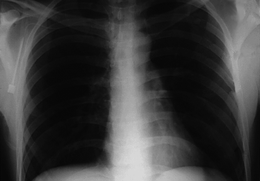
%> input picture PROJECT_13/Fig0459(a)(orig_chest_xray).tif, 260 x 181 px, shrunk from 596 x 416 before the run
$ octave PEDRO_MATIAS_PROJECT_13.m   (GNU Octave 9; MATLAB toolbox functions it lacks are replaced by stand-ins)
%> lines starting %> are read from the running program, lines starting %| are printed output that depends on the picture; in (x1, y1, x2, y2) boxes, pixels count from 0 and x2, y2 are one past the last pixel; in counts of white or black regions, pixels touching at a corner belong together; the program's own positions count from 1
### PROJECT_13/filtro_gaussiano_alto.m
function g = filtro_gaussiano_alto(f,Do)
%FILTRO_GAUSSIANO_ALTO Realiza a filtragem no dominio da frequencia
%   Aplica um filtro gaussiano passa-alta com Do

%   f = imagem a ser filtrada #1, D0
[M,N] = size(f);

M_new =2*M;
N_new =2*N;

%%%%%%%%%%%%%%%%%%%%%%%%%%%%%%%%%%%%%%%%%%%%%%%%%%%%%%%%%%%%%%%%%%%%%%%%%%%%%%
%% computa as coordenadas usadas em filtros centradas em (M/2,N/2)
%%%%%%%%%%%%%%%%%%%%%%%%%%%%%%%%%%%%%%%%%%%%%%%%%%%%%%%%%%%%%%%%%%%%%%%%%%%%%%

% fixando vetores de coordenadas
u = 0:(M_new - 1);
v = 0:(N_new - 1);

% centralizando os vetores de coordenadas
u = u - M_new/2;
v = v - N_new/2;

% calculo do array meshgrid

%No nosso caso:
[U,V] = meshgrid(v,u);


%%%%%%%%%%%%%%%%%%%%%%%%%%%%%%%%%%%%%%%%%%%%%%%%%%%%%%%%%%%%%%%%%%%%%%%%%%%%%
%% Calcula o filtro Gaussiano
%%%%%%%%%%%%%%%%%%%%%%%%%%%%%%%%%%%%%%%%%%%%%%%%%%%%%%%%%%%%%%%%%%%%%%%%%%%%%

% Calcula as distancias D(U,V)
D = sqrt(U.^2 + V.^2);

% Deteminacao do filtro H(u,v)
H = exp( -(D.^2)./(2*(Do^2)) );

%%%%%%%%%%%%%%%%%%%%%%%%%%%%%%%%%%%%%%%%%%%%%%%%%%%%%%%%%%%%%%%%%%%%%%%%%%%%%
%% PRE- PROCESSAMENTO
%%%%%%%%%%%%%%%%%%%%%%%%%%%%%%%%%%%%%%%%%%%%%%%%%%%%%%%%%%%%%%%%%%%%%%%%%%%%%

% Multiplicar a imagem por (-1)x+y (objetivo: centralizar o espectro de freqüência) e realizar o padding

f_new = im2double(zeros(M_new,N_new));
% padding
for x = 1:M
    for y = 1:N
        f_new(x,y) = f(x,y);
    end
end
%deslocamento da imagem
for x=1:M
    for y=1:N
        k=x+y;
        f_new(x,y)=f_new(x,y).*((-1)^k);
    end
end


%%%%%%%%%%%%%%%%%%%%%%%%%%%%%%%%%%%%%%%%%%%%%%%%%%%%%%%%%%%%%%%%%%%%%%%%%%%%%
%% FILTRAGEM
%%%%%%%%%%%%%%%%%%%%%%%%%%%%%%%%%%%%%%%%%%%%%%%%%%%%%%%%%%%%%%%%%%%%%%%%%%%%%
% Transformada de Fourier
F = fft2(f_new);

% g = G^-1 -> G(u,v) = F(u,v)*H(u,v)
H1 = 1 - H; %passa-alta
g_hf = real(ifft2(H1.*F));

%%%%%%%%%%%%%%%%%%%%%%%%%%%%%%%%%%%%%%%%%%%%%%%%%%%%%%%%%%%%%%%%%%%%%%%%%%%%%
%% POS-PROCESSAMENTO
%%%%%%%%%%%%%%%%%%%%%%%%%%%%%%%%%%%%%%%%%%%%%%%%%%%%%%%%%%%%%%%%%%%%%%%%%%%%%
% crop  para o tamanho original

g = g_hf(1:M,1:N);


% compensar o deslocamento de espectro
for x=1:M
    for y=1:N
        k=x+y;
        g(x,y)=g(x,y).*((-1)^k);
    end
end

g = mat2gray(g);

end

### PROJECT_13/filtro_enfase.m
function g = filtro_enfase(f,Do,k1,k2)
%FILTRO_ENFASE Realiza a filtragem no dominio da frequencia
%   Aplica um filtro gaussiano, com combinação de k1 e k2, passa-alta e com Do
%   f = imagem a ser filtrada #1, D0= #2, k1=#3,k2=#4
[M,N] = size(f);

M_new =2*M;
N_new =2*N;

%%%%%%%%%%%%%%%%%%%%%%%%%%%%%%%%%%%%%%%%%%%%%%%%%%%%%%%%%%%%%%%%%%%%%%%%%%%%%%
%% computa as coordenadas usadas em filtros centradas em (M/2,N/2)
%%%%%%%%%%%%%%%%%%%%%%%%%%%%%%%%%%%%%%%%%%%%%%%%%%%%%%%%%%%%%%%%%%%%%%%%%%%%%%

% fixando vetores de coordenadas
u = 0:(M_new - 1);
v = 0:(N_new - 1);

% centralizando os vetores de coordenadas
u = u - M_new/2;
v = v - N_new/2;

% calculo do array meshgrid

%No nosso caso:
[U,V] = meshgrid(v,u);


%%%%%%%%%%%%%%%%%%%%%%%%%%%%%%%%%%%%%%%%%%%%%%%%%%%%%%%%%%%%%%%%%%%%%%%%%%%%%
%% Calcula o filtro Gaussiano
%%%%%%%%%%%%%%%%%%%%%%%%%%%%%%%%%%%%%%%%%%%%%%%%%%%%%%%%%%%%%%%%%%%%%%%%%%%%%

% Calcula as distancias D(U,V)
D = sqrt(U.^2 + V.^2);
% Deteminacao do filtro H(u,v)
H = exp( -(D.^2)./(2*(Do^2)) );


%%%%%%%%%%%%%%%%%%%%%%%%%%%%%%%%%%%%%%%%%%%%%%%%%%%%%%%%%%%%%%%%%%%%%%%%%%%%%
%% PRE- PROCESSAMENTO
%%%%%%%%%%%%%%%%%%%%%%%%%%%%%%%%%%%%%%%%%%%%%%%%%%%%%%%%%%%%%%%%%%%%%%%%%%%%%

% Multiplicar a imagem por (-1)x+y (objetivo: centralizar o espectro de freqüência) e realizar o padding

f_new = im2double(zeros(M_new,N_new));
% padding
for x = 1:M
    for y = 1:N
        f_new(x,y) = f(x,y);
    end
end
%deslocamento da imagem
for x=1:M
    for y=1:N
        k=x+y;
        f_new(x,y)=f_new(x,y).*((-1)^k);
    end
end


%%%%%%%%%%%%%%%%%%%%%%%%%%%%%%%%%%%%%%%%%%%%%%%%%%%%%%%%%%%%%%%%%%%%%%%%%%%%%
%% FILTRAGEM
%%%%%%%%%%%%%%%%%%%%%%%%%%%%%%%%%%%%%%%%%%%%%%%%%%%%%%%%%%%%%%%%%%%%%%%%%%%%%
% Transformada de Fourier
F = fft2(f_new);

% g = G^-1 -> G(u,v) = F(u,v)*H(u,v)
H1 = 1 - H; %passa-alta
%disp(H1);
H_new = (k1 + k2*H1);
%disp(H_new);
g_hf = real(ifft2(H_new.*F));

%%%%%%%%%%%%%%%%%%%%%%%%%%%%%%%%%%%%%%%%%%%%%%%%%%%%%%%%%%%%%%%%%%%%%%%%%%%%%
%% POS-PROCESSAMENTO
%%%%%%%%%%%%%%%%%%%%%%%%%%%%%%%%%%%%%%%%%%%%%%%%%%%%%%%%%%%%%%%%%%%%%%%%%%%%%
% crop  para o tamanho original

g = g_hf(1:M,1:N);


% compensar o deslocamento de espectro
for x=1:M
    for y=1:N
        k=x+y;
        g(x,y)=g(x,y).*((-1)^k);
    end
end

g = mat2gray(g);
g = im2uint8(g);
end

### PROJECT_13/imagehist4e.m
function h = imagehist4e(f,mode)
%IMAGEHIST4E Histograma de uma imagem em tons de cinza
%   Processa o histograma de uma imagem , f, de 256 niveis de cinza,
%   cujas as intensidades são não-negativas.
%   Se mode='n' o histograma deve ser normalizado
%   Se mode='u' deve ser desnormalizado.
%   f = imagem #1; mode = normalização #2.

% Pegando as dimensões da imagem
[M,N] = size(f);
h = zeros(1,256);

for x = 1:M % Varredura vertical
    for y = 1:N % Varredura horizontal
        % Pega o valor da intensidade do pixel atual
        r = f(x,y)  + 1;
        % Incrementa no bin da intensidade correspondente. Do 1 ate
        % 256
        h(r) = h(r) + 1;
    end
end
switch mode
    case 'n' % Hist. Normalizado

        h = h/(M*N);
% [5 lines of commented-out code are left out]


    case 'u' % Hist. Não Normalizado

% [5 lines of commented-out code are left out]


    otherwise
        warning('modo não definido, somente Normalized (n) ou unnormalized (u)')

end

### PROJECT_13/histEqual4e.m
function [g] = histEqual4e(f)
%HISTEQUAL4E Executa a equalização do histograma em uma imagem de
% entrada de 8 bits, f
%   f = imagem MxN #1
%   Os  níveis  de  cinza  para  a  imagem  original  f
%   e  para  a  imagem  equalizada  g  são representados por rk
%   e sk, respectivamente, com o 0≤k≤L-11

% Calculo do histograma da imagem a ser equalizada
p = imagehist4e(f,'n'); %normalizado
L = 256;
s = zeros(1,L-1);
for k= 1:L
    % arredondar valor para o nível de cinza mais próximo
    s(k) = round((L-1)*sum(p(1:k)));
end

[M,N] = size(f);
g = zeros(M,N);

for x = 1:M
    for y = 1:N
        %obter a imagem final equalizada
        g(x,y) = s(f(x,y)+1);
    end
end
imagehist4e(g,'n');

### PROJECT_13/PEDRO_MATIAS_PROJECT_13.m
% FTL079_DIP_PROJECT_13
% Pedro V D S Matias (pvsm@icomp.ufam.edu.br), 15-06-2019 14:29
%------------------------------------------------------------------------
close all,clear all clc;
%%
f = imread('Fig0459(a)(orig_chest_xray).tif');
%> f is the input picture: size 181x260 uint8; min 6, max 218, mean 59.9
%a imagem original
figure,
imshow(f,[]);title('Imagem original');
%%
Do = 40;
g  = filtro_gaussiano_alto(f,Do);
%> after the loop in filtro_gaussiano_alto, `for x = 1:M`:
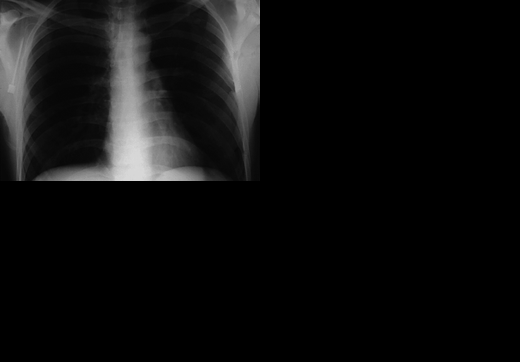
%> f_new: size 362x520 double; min 0, max 218, mean 15
%> after the loop in filtro_gaussiano_alto, `for x=1:M`:
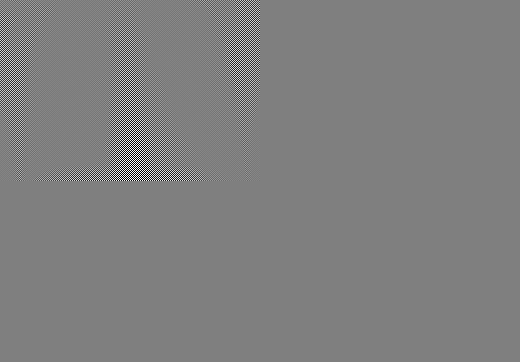
%> f_new: size 362x520 double; 12.5% of pixels changed, all inside (x1, y1, x2, y2) = (0, 0, 260, 181); drawn with min black and max white

figure,
imshow(g,[]);title(['Imagem passa alta D_o = ',num2str(Do)]);

% Filtro de enfase
%% 0 e 1
g1 = filtro_enfase(f,Do,0,1);
%% 0.2 e 0.8
g2 = filtro_enfase(f,Do,0.2,0.8);
%% 0.5 e 0.5
g3 = filtro_enfase(f,Do,0.5,0.5);
%% 0.8 e 0.2
g4 = filtro_enfase(f,Do,0.8,0.2);
%% 1 e 0
g5 = filtro_enfase(f,Do,1,0);


%%
g11 = histEqual4e(g1);
%> after the loop in imagehist4e, `for x = 1:M`: h = 256 values, max 5052 at index 71, min 0 at index 2, mean 183.8
%> in imagehist4e, `h = h/(M*N);`: h = 256 values, max 0.107 at index 71, min 0 at index 2, mean 0.00391
%> in histEqual4e, `p = imagehist4e(f,'n');`: p has the same summary as h in imagehist4e
%> after the loop in histEqual4e, `for k= 1:L`: s = 256 values from 0 to 255
%> after the loop in histEqual4e, `for x = 1:M`:
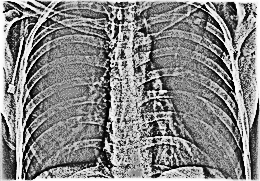
%> g: size 181x260 double; min 0, max 255, mean 134.3
p1 = imagehist4e(g1,'n');
%> p1 has the same summary as h in imagehist4e
p11 = imagehist4e(g11,'n');
%> p11 = 256 values, max 0.107 at index 139, min 0 at index 9, mean 0.00391
figure;
subplot(2,2,1); imshow(g1,[],'Border','tight'); title('Filtro com enfase D_o = 40 k_1 = 0 k_2 = 1');
subplot(2,2,2); imshow(g11,[],'Border','tight'); title('Imagem equalizada');
subplot(2,2,3);bar(p1,0.5);ylabel('p(r_k)');xlabel('r_k');legend('n_k/MN');title('Histograma original da imagem filtrada');
subplot(2,2,4);bar(p11,0.5);ylabel('p(r_k)');xlabel('r_k');legend('n_k/MN'); title('Histograma equalizada');
%> after `title('Histograma equalizada')`:
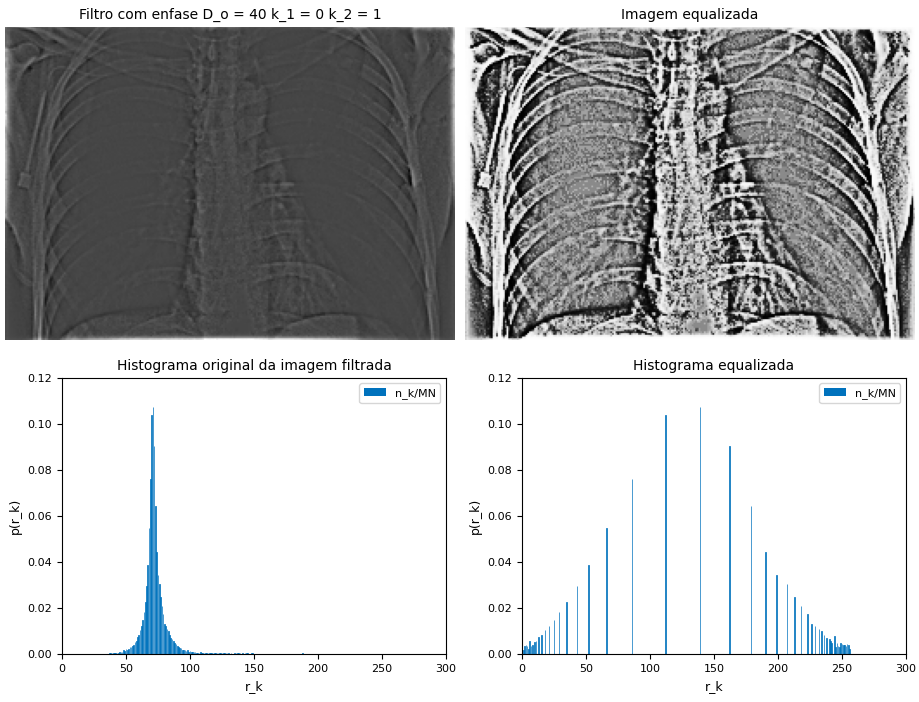
%> figure redrawn from the program's plot data, 4 panels

%%
g22 = histEqual4e(g2);
%> in histEqual4e (call 2), `p = imagehist4e(f,'n');`: p = 256 values, max 0.0739 at index 29, min 0 at index 3, mean 0.00391
%> after the loop in histEqual4e (call 2), `for x = 1:M`:
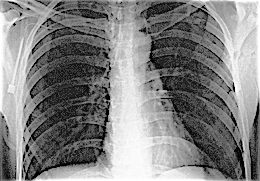
%> g: size 181x260 double; min 0, max 255, mean 130.8
p2 = imagehist4e(g2,'n');
%> p2 has the same summary as p in histEqual4e
p22 = imagehist4e(g22,'n');
%> p22 = 256 values, max 0.0739 at index 55, min 0 at index 6, mean 0.00391
figure;
subplot(2,2,1); imshow(g2,[],'Border','tight'); title('Filtro com enfase D_o = 40 k_1 = 0.2 k_2 = 0.8');
subplot(2,2,2); imshow(g22,[],'Border','tight'); title('Imagem equalizada');
subplot(2,2,3);bar(p2,0.5);ylabel('p(r_k)');xlabel('r_k');legend('n_k/MN');title('Histograma original da imagem filtrada');
subplot(2,2,4);bar(p22,0.5);ylabel('p(r_k)');xlabel('r_k');legend('n_k/MN'); title('Histograma equalizada');

%%

g33 = histEqual4e(g3);
p3 = imagehist4e(g3,'n');
%> p3 = 256 values, max 0.0564 at index 11, min 0 at index 2, mean 0.00391
p33 = imagehist4e(g33,'n');
%> p33 = 256 values, max 0.0564 at index 43, min 0 at index 3, mean 0.00391
figure;
subplot(2,2,1); imshow(g3,[],'Border','tight'); title('Filtro com enfase D_o = 40 k_1 = 0.5 k_2 = 0.5');
subplot(2,2,2); imshow(g33,[],'Border','tight'); title('Imagem equalizada');
subplot(2,2,3);bar(p3,0.5);ylabel('p(r_k)');xlabel('r_k');legend('n_k/MN');title('Histograma original da imagem filtrada');
subplot(2,2,4);bar(p33,0.5);ylabel('p(r_k)');xlabel('r_k');legend('n_k/MN'); title('Histograma equalizada');

%%

g44 = histEqual4e(g4);
p4 = imagehist4e(g4,'n');
%> p4 = 256 values, max 0.0564 at index 7, min 0 at index 244, mean 0.00391
p44 = imagehist4e(g44,'n');
%> p44 = 256 values, max 0.0564 at index 54, min 0 at index 2, mean 0.00391
figure;
subplot(2,2,1); imshow(g4,[],'Border','tight'); title('Filtro com enfase D_o = 40 k_1 = 0.8 k_2 = 0.2');
subplot(2,2,2); imshow(g44,[],'Border','tight'); title('Imagem equalizada');
subplot(2,2,3);bar(p4,0.5);ylabel('p(r_k)');xlabel('r_k');legend('n_k/MN');title('Histograma original da imagem filtrada');
subplot(2,2,4);bar(p44,0.5);ylabel('p(r_k)');xlabel('r_k');legend('n_k/MN'); title('Histograma equalizada');

%%
g55 = histEqual4e(g5);
%> in histEqual4e (call 5), `p = imagehist4e(f,'n');`: p = 256 values, max 0.0582 at index 7, min 0 at index 4, mean 0.00391
%> after the loop in histEqual4e (call 5), `for x = 1:M`:
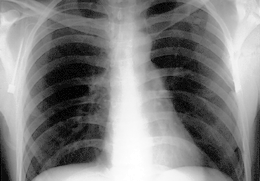
%> g: size 181x260 double; min 0, max 255, mean 129.7
p5 = imagehist4e(g5,'n');
%> p5 has the same summary as p in histEqual4e
p55 = imagehist4e(g55,'n');
%> p55 = 256 values, max 0.0582 at index 53, min 0 at index 2, mean 0.00391
figure;
subplot(2,2,1); imshow(g5,[],'Border','tight'); title('Filtro com enfase D_o = 40 k_1 = 1 k_2 = 0');
subplot(2,2,2); imshow(g55,[],'Border','tight'); title('Imagem equalizada');
subplot(2,2,3);bar(p5,0.5);ylabel('p(r_k)');xlabel('r_k');legend('n_k/MN');title('Histograma original da imagem filtrada');
subplot(2,2,4);bar(p55,0.5);ylabel('p(r_k)');xlabel('r_k');legend('n_k/MN'); title('Histograma equalizada');
%> after `title('Histograma equalizada')`:
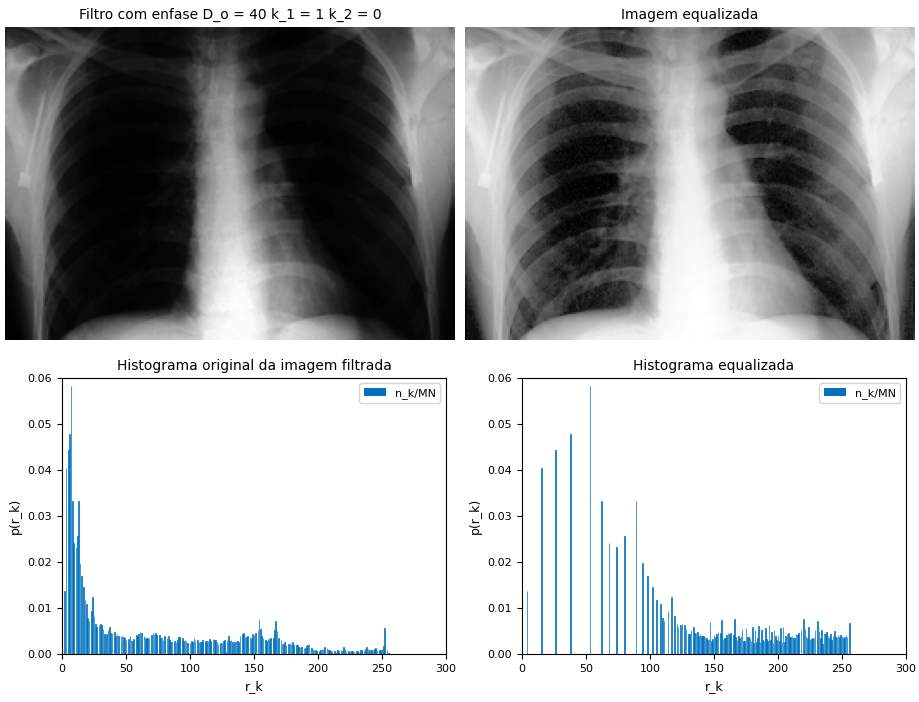
%> figure redrawn from the program's plot data, 4 panels
